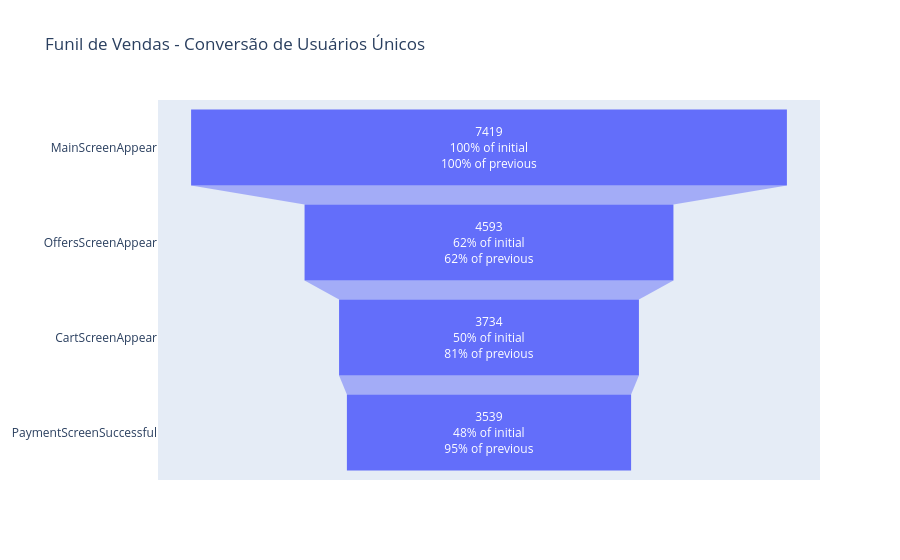

Notebook source saved alongside this figure:
### Markdown cell above
### 3.3 - Visualização gráfica
Aqui vamos visualizar o funil de vendas de forma gráfica.

### Code cell
# Criando gráfico de Funil de Vendas
fig = go.Figure(go.Funnel(
    y = funnel_df['event_name'],
    x = funnel_df['users'],
    textinfo = "value+percent initial+percent previous",
    # Customizando o que aparece ao passar o mouse:
    hovertemplate = (
        "<b>Etapa:</b> %{y}<br>" +
        "<b>Usuários:</b> %{x}<br>" +
        "<b>Conversão do Topo:</b> %{percentInitial}<br>" +
        "<b>Retenção da Etapa:</b> %{percentPrevious}" +
        "<extra></extra>" # Remove o nome da série/rótulo lateral, qu enão faz sentido.
    )
))

fig.update_layout(title_text='Funil de Vendas - Conversão de Usuários Únicos')
fig.show()

### Figure 1 — Plotly figure (JSON) as saved in the notebook; plotly's stock layout.template omitted (floating-point values rounded to 4 significant figures)
{"data": [{"hovertemplate": "<b>Etapa:</b> %{y}<br><b>Usuários:</b> %{x}<br><b>Conversão do Topo:</b> %{percentInitial}<br><b>Retenção da Etapa:</b> %{percentPrevious}<extra></extra>", "textinfo": "value+percent initial+percent previous", "type": "funnel", "x": [7419, 4593, 3734, 3539], "y": ["MainScreenAppear", "OffersScreenAppear", "CartScreenAppear", "PaymentScreenSuccessful"]}], "layout": {"title": {"text": "Funil de Vendas - Conversão de Usuários Únicos"}}}
